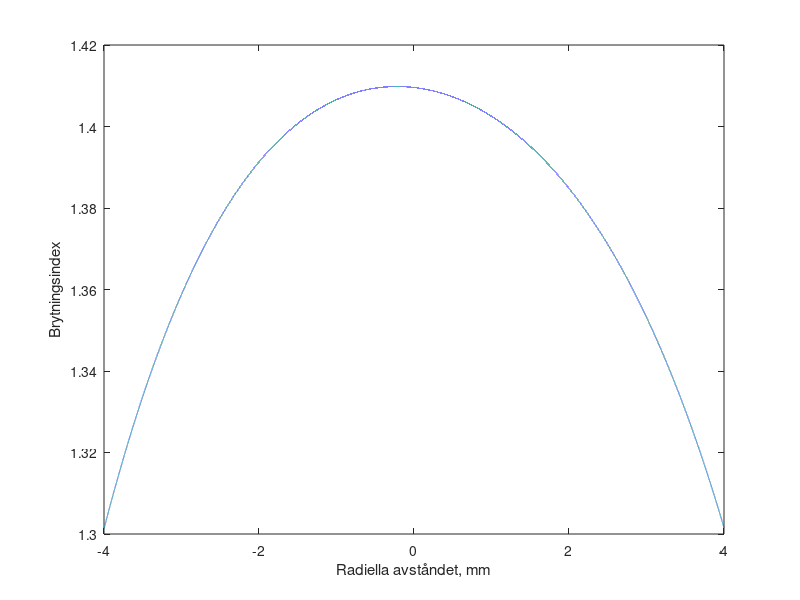

Write MATLAB code to recreate this figure.
r=linspace(-4,4,100000);
%r=0;
z=linspace(0,3.69,100000);

refractive_index_formula=1.368-0.0022649*r.^2-0.000119*r.^4+0.053451*z-0.018438*z.^2+0.000745*z.^3+0.00009*z.^4;

plot(r,refractive_index_formula)
xlabel('Radiella avståndet, mm')
ylabel('Brytningsindex')
